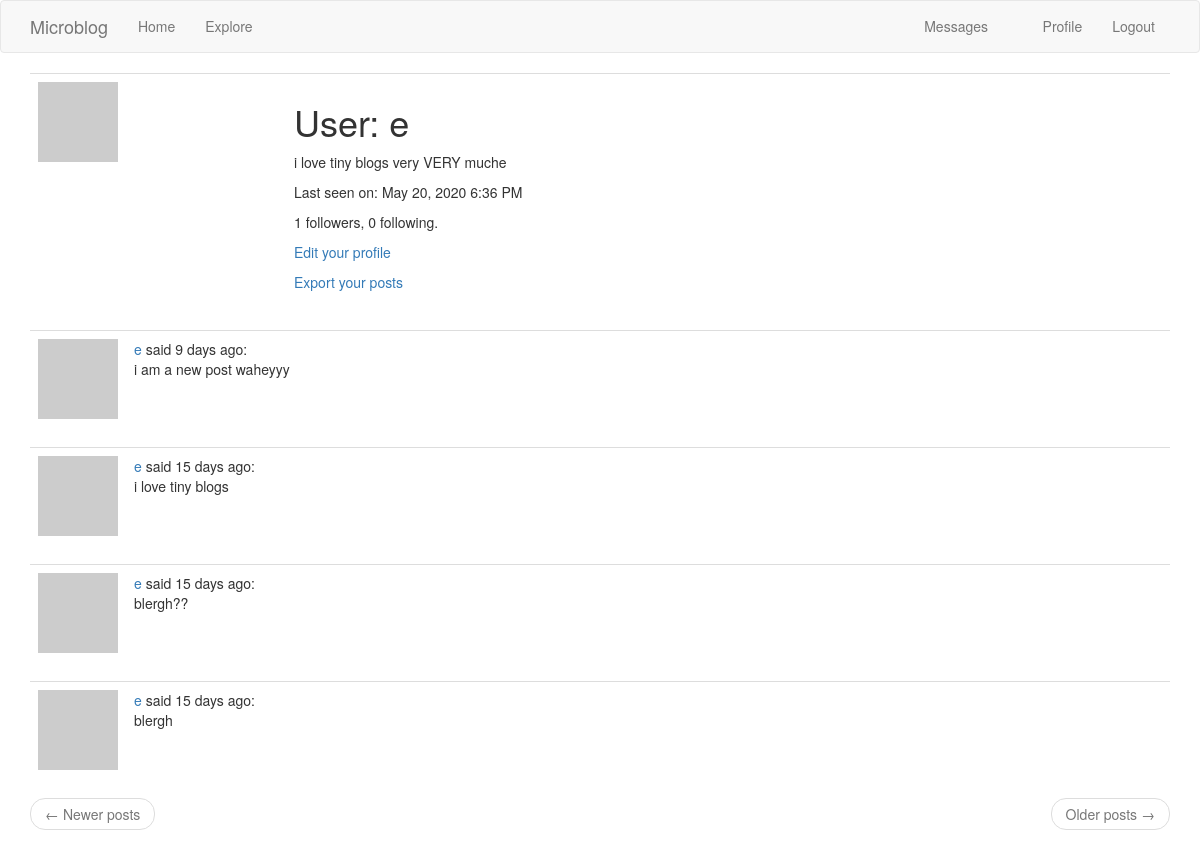
/user/e (signed in), run on an earlier commit of the app's database.
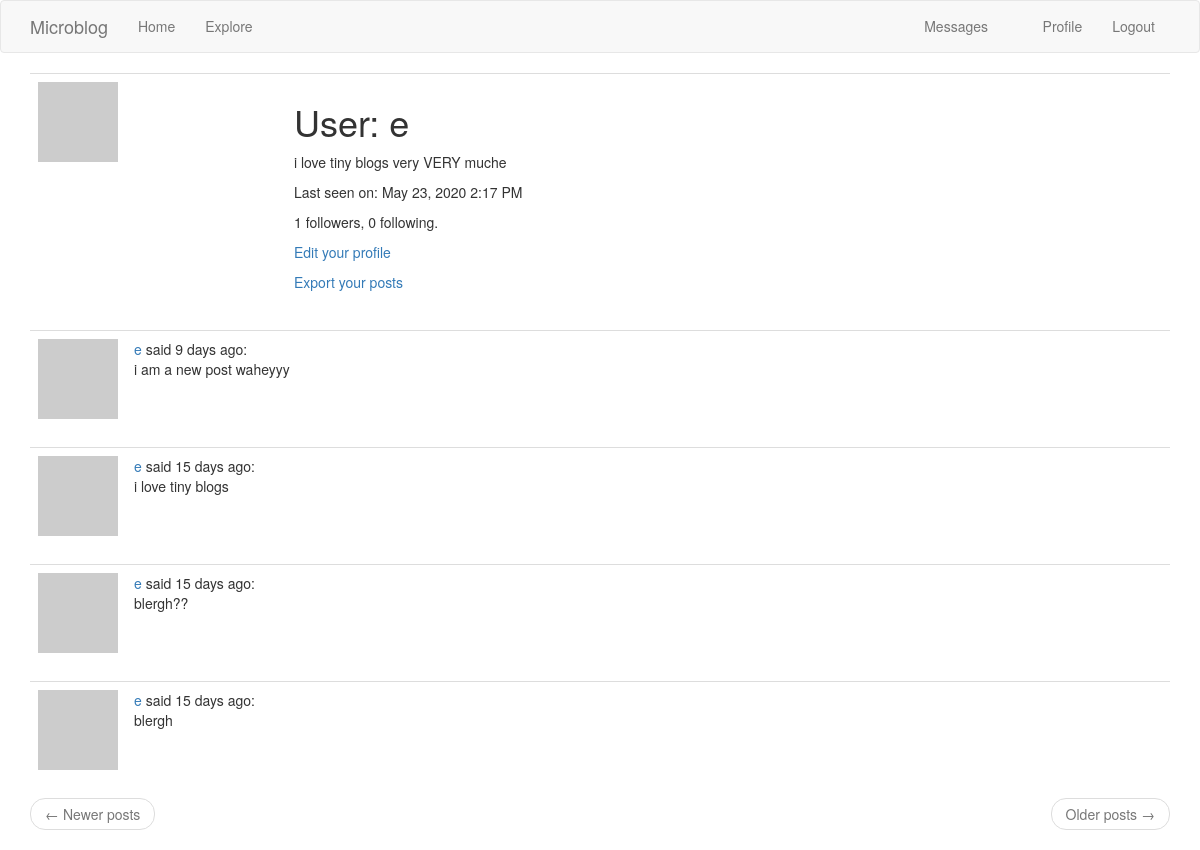
And on a later commit of the database.
### app/models.py (models this page shows, shortened)
class PaginatedAPIMixin(object):
    @staticmethod
    def to_collection_dict(query, page, per_page, endpoint, **kwargs): #first three SQLAlchemy query objects
        resources = query.paginate(page, per_page, False)
        data = {
            'items': [item.to_dict() for item in resources.items],
            '_meta': {
                'page': page,
                'per_page': per_page,
                'total_pages': resources.pages,
                'total_items': resources.total
            },
            '_links': {
                'self': url_for(endpoint, page=page, per_page=per_page, **kwargs),
                'next': url_for(endpoint, page=page+1, per_page=per_page, **kwargs) if resources.has_next else None,
                'prev': url_for(endpoint, page=page-1, per_page=per_page, **kwargs) if resources.has_prev else None
            }
        }
        return data

class User(PaginatedAPIMixin, UserMixin, db.Model):
    id = db.Column(db.Integer, primary_key=True)
    username = db.Column(db.String(64), index=True, unique=True)
    email = db.Column(db.String(120), index=True, unique=True)
    password_hash = db.Column(db.String(128))
    about_me = db.Column(db.String(140))
    last_seen = db.Column(db.DateTime, default = datetime.utcnow)
    posts = db.relationship('Post', backref='author', lazy='dynamic')
    followed = db.relationship(
        'User', secondary=followers,
        primaryjoin=(followers.c.follower_id == id),
        secondaryjoin=(followers.c.followed_id == id),
        backref=db.backref('followers', lazy='dynamic'), lazy='dynamic'
    )
    notifications = db.relationship('Notification', backref='user', lazy='dynamic')
    tasks = db.relationship('Task', backref='user', lazy='dynamic')
    def avatar(self, size):
        digest = md5(self.email.lower().encode('utf-8')).hexdigest()
        return 'https://www.gravatar.com/avatar/{}?d=retro&s={}'.format(digest, size)
    messages_sent = db.relationship('Message',
        foreign_keys='Message.sender_id',
        backref='author',
        lazy='dynamic')
    messages_received = db.relationship('Message',
        foreign_keys='Message.recipient_id',
        backref='recipient',
        lazy='dynamic')
    last_message_read_time = db.Column(db.DateTime)
    def new_messages(self):
        last_read_time = self.last_message_read_time or datetime(1900, 1, 1)
        return Message.query.filter_by(recipient=self).filter(
            Message.timestamp > last_read_time).count()
    def get_tasks_in_progress(self):
        return Task.query.filter_by(user=self, complete=False).all()
    def get_task_in_progress(self, name):
        return Task.query.filter_by(name=name, user=self, complete=False).first()

class Post(db.Model):
    id = db.Column(db.Integer, primary_key=True)
    body = db.Column(db.String(140))
    timestamp = db.Column(db.DateTime, index=True, default=datetime.utcnow)
    user_id = db.Column(db.Integer, db.ForeignKey('user.id'))

### app/main/routes.py (the view)
@bp.route('/user/<username>') #dynamic content in <>
@login_required
def user(username):
    user = User.query.filter_by(username=username).first_or_404()
    page = request.args.get('page', 1, type=int)
    posts = user.posts.order_by(Post.timestamp.desc()).paginate(page, current_app.config['POSTS_PER_PAGE'], False)
    next_url = url_for('main.user', username=user.username, page=posts.next_num) if posts.has_next else None
    prev_url = url_for('main.user', username=user.username, page=posts.prev_num) if posts.has_prev else None
    return render_template('user.html', user=user, posts=posts.items, prev_url=prev_url, next_url=next_url)

### app/main/routes.py (called while the page is built)
@bp.before_app_request
def before_request():
    if current_user.is_authenticated:
        current_user.last_seen = datetime.utcnow()
        db.session.commit()

### app/models.py (called while the page is built)
@login.user_loader
def load_user(id):
    return User.query.get(int(id))

### app/templates/user.html (shortened to what this page needs)
{% extends "base.html" %}
{% block app_content %}
    <table class="table table-hover">
        <tr>
            <td width="256px"><img src="{{ user.avatar(256) }}"></td>
            <td>
                <h1>User: {{ user.username }}</h1>
                {% if user.about_me %}<p>{{ user.about_me }}</p>{% endif %}
                {% if user.last_seen %}<p>Last seen on: {{ moment(user.last_seen).format('LLL') }}</p>{% endif %}
                <p>{{ user.followers.count() }} followers, {{ user.followed.count() }} following.</p>
                {% if user == current_user %}
                <p><a href="{{ url_for('main.edit_profile') }}">Edit your profile</a></p>
                {% if not current_user.get_task_in_progress('export_posts') %}
                <p><a href="{{ url_for('main.export_posts') }}">Export your posts</a></p>
                {% endif %}
                {% elif not current_user.is_following(user) %}
                <p><a href="{{ url_for('main.follow', username=user.username) }}">Follow</a></p>
                {% else %}
                <p><a href="{{ url_for('main.unfollow', username=user.username) }}">Unfollow</a></p>
                {% endif %}
            </td>
        </tr>
    </table>
    {% for post in posts %}
        {% include '_post.html' %}
    {% endfor %}
    <nav aria-label="...">
        <ul class="pager">
            <li class="previous{% if not prev_url %} disabled{% endif %}">
                <a href="{{ prev_url or '#' }}">
                    <span aria-hidden="true">&larr;</span> Newer posts
                </a>
            </li>
            <li class="next{% if not next_url %} disabled{% endif %}">
                <a href="{{ next_url or '#' }}">
                    Older posts <span aria-hidden="true">&rarr;</span>
                </a>
            </li>
        </ul>
    </nav>
{% endblock %}

### app/templates/base.html (shortened to what this page needs)
{% extends 'bootstrap/base.html' %}
{% block navbar %}
    <nav class="navbar navbar-default">
        <div class="container">
            <div class="navbar-header">
                <a class="navbar-brand" href="{{ url_for('main.index') }}">Microblog</a>
            </div>
            <div class="collapse navbar-collapse" id="bs-example-navbar-collapse-1">
                <ul class="nav navbar-nav">
                    <li><a href="{{ url_for('main.index') }}">Home</a></li>
                    <li><a href="{{ url_for('main.explore') }}">Explore</a></li>
                </ul>
                <ul class="nav navbar-nav navbar-right">
                    {% if current_user.is_anonymous %}
                    <li><a href="{{ url_for('auth.login') }}">Login</a></li>
                    {% else %}
                    <li>
                        <a href="{{ url_for('main.messages') }}">
                            Messages
                            {% set new_messages = current_user.new_messages() %}
                        </a>
                    </li>
                    <li><a href="{{ url_for('main.user', username=current_user.username) }}">Profile</a></li>
                    <li><a href="{{ url_for('auth.logout') }}">Logout</a></li>
                    {% endif %}
                </ul>
            </div>
        </div>
    </nav>
{% endblock %}
{% block content %}
    <div class="container">
        {% block app_content %}{% endblock %}
    </div>
{% endblock %}

### app/templates/_post.html
<table class="table table-hover">
    <tr>
        <td width="70px">
            <a href="{{ url_for('main.user', username=post.author.username) }}">
                <img src="{{ post.author.avatar(70) }}" />
            </a>
        </td>
        <td>
            <a href="{{ url_for('main.user', username=post.author.username) }}">
                {{ post.author.username }}
            </a>
            said {{ moment(post.timestamp).fromNow() }}:
            <br>
            {{ post.body }}
        </td>
    </tr>
</table>

What changed in the data, as far as the page shows it:
changed User "i love tiny blogs very VERY muche": last_seen "May 20, 2020 6:36 PM" → "May 23, 2020 2:17 PM"
